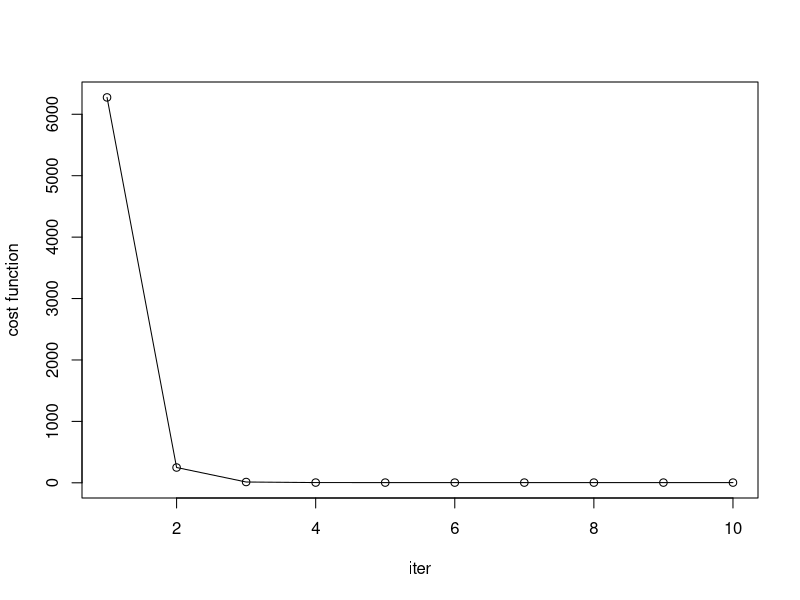

Write R code to recreate this figure.
# required package
library(numDeriv)
# get the gradident of function at x0
#
#   grad(f, x0)

gradientDescent <- function(x, func, stop_val = 1e-6, step = 0.01, max_iter = 1000, ...) 
{
  # @param x: the args that minimize objective function
  # @param func: objective function
  # @param stop_deriv: stop criteria
  # @param step: learning rate
  # @param max_iter: maximum iterations
  
  # initialization
  iter <- 1
  x_iter <- matrix(0, nrow = length(x), ncol = max_iter)
  f_iter <- rep(0, max_iter)
  x_iter[, 1] <- x
  f_iter[1] <- func(x)
  
  for (iter in 2:max_iter) {
    
    # calculate gradient
    current_grad <- grad(func, x_iter[, iter - 1], ...)
    
    # update
    x_iter[, iter] <- x_iter[, iter - 1] - step * current_grad
    f_iter[iter] <- func(x_iter[, iter])
    
    # check stop criteria
    if (abs(f_iter[iter] - f_iter[iter - 1]) < stop_val) {
      iter <- iter - 1
      break
    }
  }
  
  return(list(opt = x_iter[, iter], x_iter = x_iter[, 1:iter], f_iter = f_iter[1:iter]))
}

# Simple demo
f <- function(x) (x[1] - 3.191)^2 + (x[2] + 11.231)^2 
x_init <- c(0, 0)
gradientDescent(x = x_init, func = f)

# Apply on simple linear regression
set.seed(123)
x <- runif(40, 10, 50)
y <- 1.34 + 3.21 * x + rnorm(40, sd = 3)
df <- data.frame(y = y, x = x)
lm(y ~ x, data = df)

X <- cbind(1, df[, 2, drop = TRUE])

costFunc <- function(theta) {
  cost <- t(y - X %*% theta) %*% (y - X %*% theta) / (2 * nrow(X))
  return(cost)
}

costFunc( c(1.132, 3.217) )

theta <- c(0.5, 0)
costFunc(theta)

lm_result <- gradientDescent(theta, costFunc, stop_val = 1e-6, step = 0.001, max_iter = 10000)  # params here are very important
length(lm_result$f_iter)
lm_result$opt
plot(lm_result$f_iter, type = 'p', xlab = 'iter', ylab = 'cost function')
lines(lm_result$f_iter)
